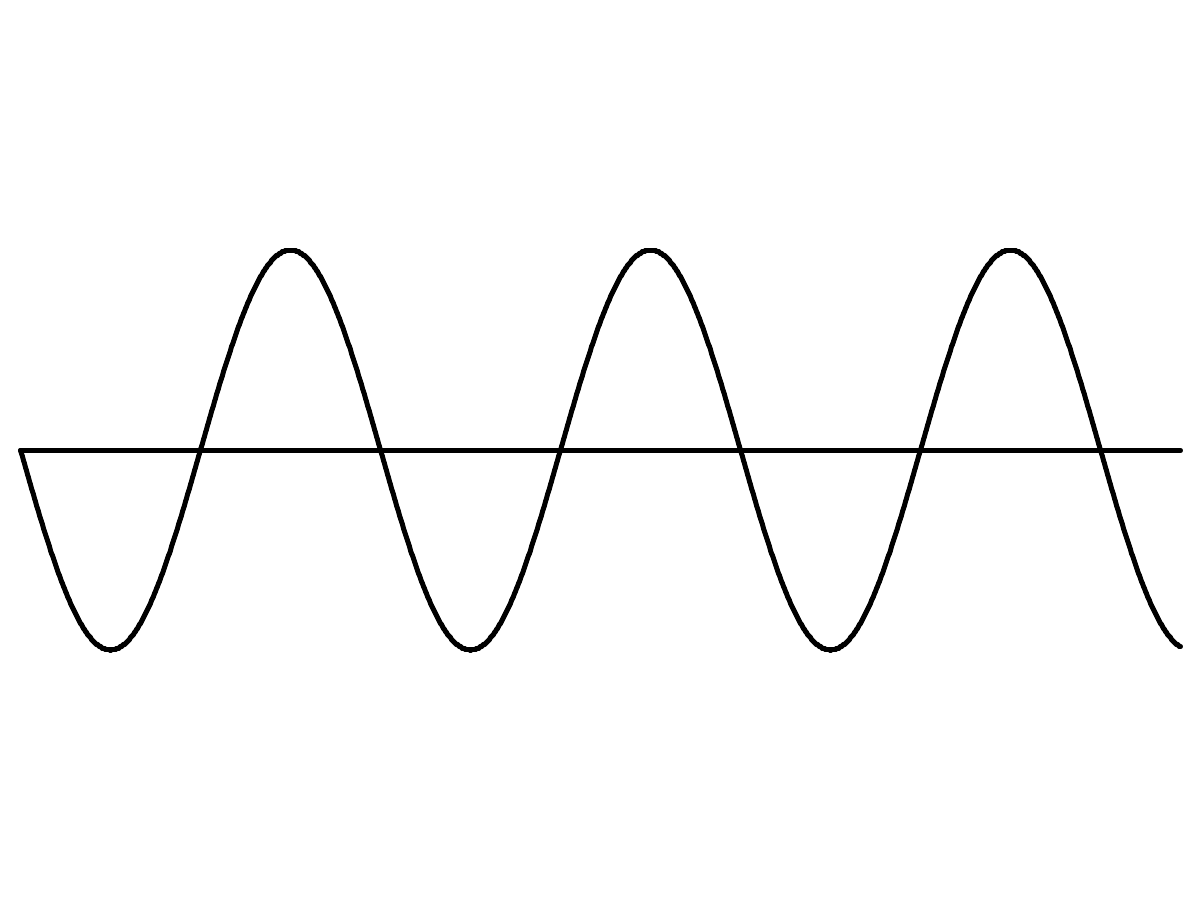
Frame 1 (no input)
Frame 60 (the mouse pressed at the canvas centre just before this capture): identical to frame 1, image omitted
Frame 120 (the mouse held since frame 60 and released just before this capture): identical to frame 1, image omitted

The Processing sketch that drew this single still picture (run headless with seeded random() and noise(); from frame 60 on, the mouse is pressed at the canvas centre):

// Processing sketch: noise
// ── noise.pde
void setup(){
  size(1200, 900);
  background(255);
  strokeWeight(5);
  smooth();
  
  stroke(0, 255);
  line(20, height/2, width-20, height/2);
  sineCurve();
  
}

void draw(){
  
}

void sineCurve(){
  int spaceX = 20;
  int curveA = 200;
  float xStep = 1;
  float lastX = -999;
  float lastY = -999;
  float angle = 0;
  float y = 50;
  
  for(int x = spaceX; x <= width - spaceX; x += xStep){
    float rad = radians(angle);
    y = height/2 + (sin(rad)*curveA);
    if(lastX > -999){
      line(x, y, lastX, lastY); 
    }
    lastX = x;
    lastY = y;
    angle++;
  }
}
